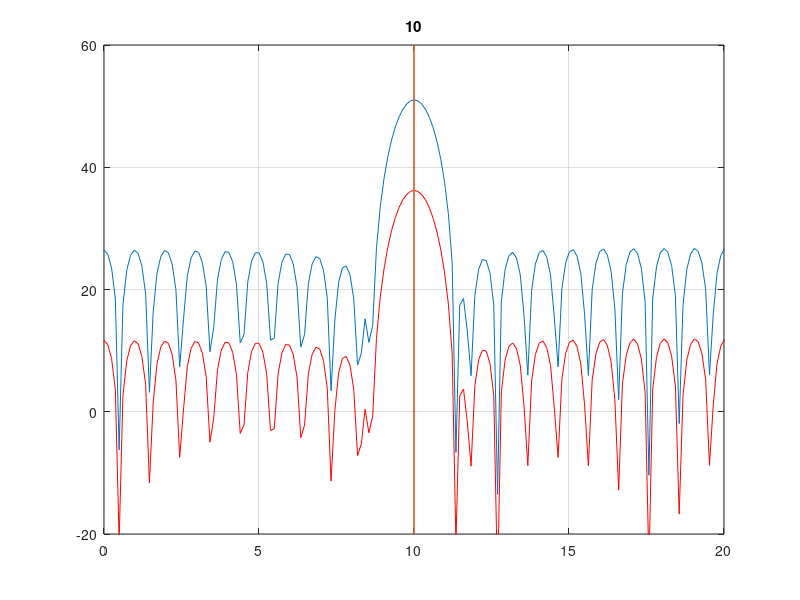

Recreate this plot in MATLAB.
t=0:0.001:1;
win = chebwin(1001,30);
f1= 10;
amp = 10;
f_bins = -500:1000/8192:500-1000/8192;
for j = 1:5
for i = 1:10
f2 = 14 - i*.4;
data  = cos(2*pi*f1*t)+amp*cos(2*pi*f2*t);
plot(f_bins,20*log10(abs(fftshift(fft(win'.*data,8192)))))
hold
data  = cos(2*pi*f1*t)+cos(2*pi*f2*t);
plot(f_bins,20*log10(abs(fftshift(fft(win'.*data,8192)))),'r')
title(f2)
axis([0 20 -20 60])
grid
line([f2 f2],[-20 60])
line([f1 f1],[-20 60])
hold
pause
end
end